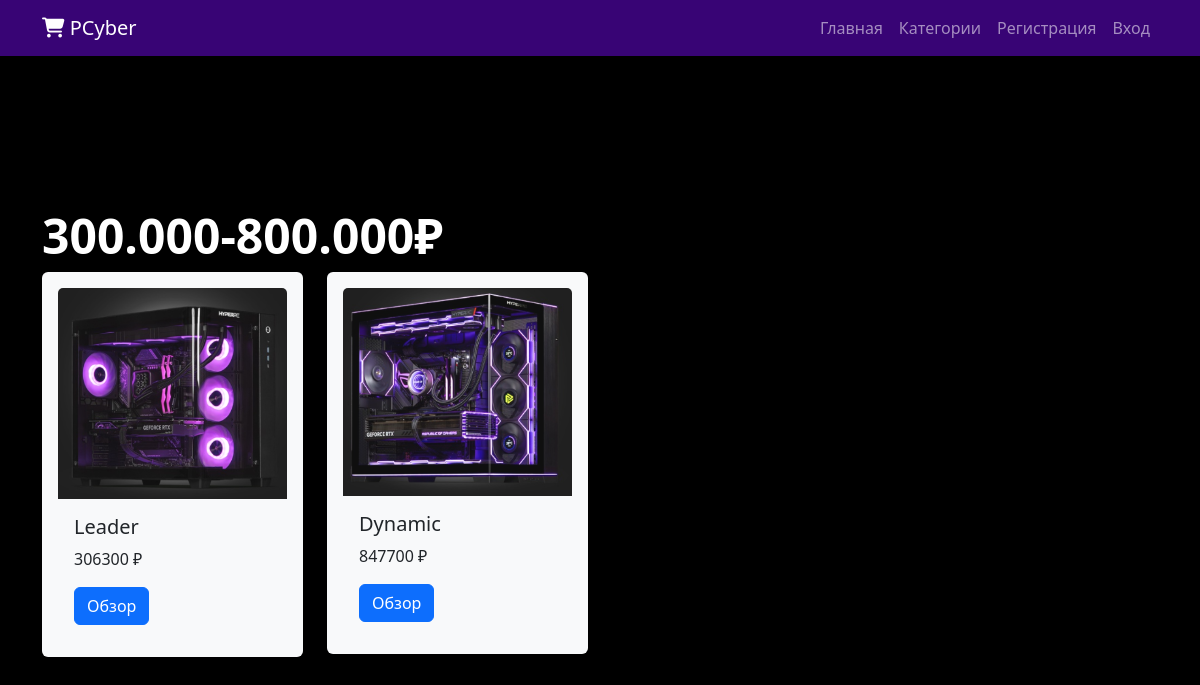
Screenshot of /products/category/300000-800000/ with the database file from the repository.
### PCyber/models.py (models this page shows, shortened)
class Category(models.Model):
    name = models.CharField("Название категории", max_length=191)
    image = models.ImageField("Фото", upload_to='category_images/')
    slug = models.SlugField(unique=True, blank=True, editable=False)
    class Meta:
        verbose_name = "Категория"
        verbose_name_plural = "Категории"

class Product(models.Model):
    category = models.ForeignKey(Category, on_delete=models.CASCADE, verbose_name='Категория')
    name = models.CharField("Название товара",max_length=191)
    price = models.IntegerField("Цена")
    slug = models.SlugField(unique=True, blank=True, editable=False)
    description = models.TextField("Описание")
    image = models.ImageField("Фото", upload_to='products_images/')
    class Meta:
        verbose_name = "Товар"
        verbose_name_plural = "Товары"

### PCyber/views.py (the view)
# urls.py: path('products/category/<slug:slug>/', views.products_by_category, name='products_by_category'),
def products_by_category(request, slug):
    category = get_object_or_404(Category, slug=slug)
    products = Product.objects.filter(category=category)
    return render(request, "PCyber/products_by_category.html", {
        'category': category,
        'products': products
    })

### PCyber/cart.py (called while the page is built)
def _cart_id(request):
    if 'cart_id' not in request.session:
        request.session['cart_id'] = _generate_cart_id()
    return request.session['cart_id']

def _generate_cart_id():
    import string, random
    return ''.join([random.choice(string.ascii_letters + string.digits) for _ in range(50)])

def get_all_cart_items(request):
    return CartItem.objects.filter(cart_id = _cart_id(request))

def item_count(request):
    return get_all_cart_items(request).count()

### PCyber/context_processor.py (called while the page is built)
def cart_item_count(request):
    item_count = cart.item_count(request)
    return {'cart_item_count' : item_count }

### PCyber/templates/PCyber/products_by_category.html (shortened to what this page needs)
{% extends './base.html' %}
{% block content %}
<div class="block" id="block">
    <div class="container">
        <h1 class="display-5 fw-bold">{{ category.name }}</h1>
        <div class="row">
            {% for product in products %}
            <div class="col-md-3">
                <div class="card border-0 shadow p-3 mb-5 bg-body-tertiary rounded">
                    <img src="{{ product.image.url }}" class="card-img-top" alt="{{product.name}}">
                    <div class="card-body">
                      <h5 class="card-title">{{ product.name }}</h5>
                      <p class="card-text">{{ product.price }} &#8381;</p>
                      <a href="{% url 'product_detail' product_id=product.pk product_slug=product.slug %}" class="btn btn-primary">Обзор</a>
                    </div>
                </div>
            </div>
            {% endfor %}
        </div>
    </div>
</div>
{% endblock %}

### PCyber/static/css/style.css (style rules this page uses)
.block { min-height: 100vh; padding: 30px 0; display: flex; align-items: center; }
body { background-color: #000000; color: white; }

### PCyber/templates/PCyber/base.html (style rules this page uses)
body { background-color: #000000; color: white; padding-top: 56px; }

### rows the page displays
Category: name "300.000-800.000₽"
Product: image (picture), name "Leader", price "306300"
Product: image (picture), name "Dynamic", price "847700"
